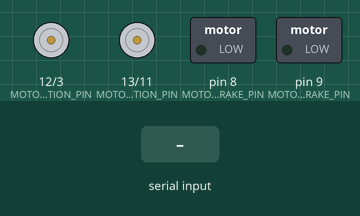
Bench run of a sketch on a simulated Arduino Uno, built with avr-gcc and run on an emulated ATmega328P. On the bench: direction and speed pins drawn as motors (green arrow = direction pin HIGH = forward, orange = LOW = backward, longer = more drive), switched loads named in the sketch (green lamp = pin HIGH). Inputs (shaded band) come from the test bench.

Above: at 1.2 s.
1.3 s: "30,150\n" received over Serial
At 2.1 s:
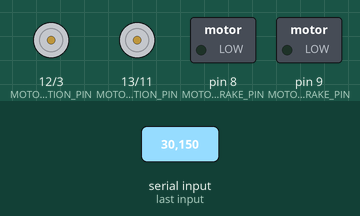
2.8 s: "200\n" received over Serial
At 4.3 s:
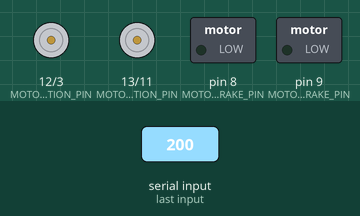
Timing chart, 0 to 5.8 s (numbered marks = the images above; inputs shaded):
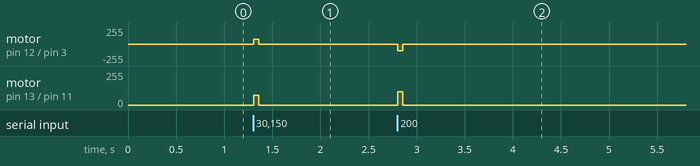

Measured:
- after the input at 1.3 s, motor on pin 12 (MOTOR_A_DIRECTION_PIN) / pin 3 (MOTOR_A_SPEED_PIN): stopped → forward 70/255 at once, → stopped 0.05 s later; motor on pin 13 (MOTOR_B_DIRECTION_PIN) / pin 11 (MOTOR_B_SPEED_PIN): stopped → forward 74/255 at once, → stopped 0.05 s later
- after the input at 2.8 s, motor on pin 12 (MOTOR_A_DIRECTION_PIN) / pin 3 (MOTOR_A_SPEED_PIN): stopped → backward 99/255 at once, → stopped 0.05 s later; motor on pin 13 (MOTOR_B_DIRECTION_PIN) / pin 11 (MOTOR_B_SPEED_PIN): stopped → forward 99/255 at once, → stopped 0.05 s later

The sketch:

serialMotorShield.ino
```cpp
const float CPLANE_BORDER = 1023/2;
const float MAX_TURN_LOSS_FACTOR = 1.0;

const float X_AXIS_THRESHOLD_FACTOR = 0.25;
const float Y_AXIS_THRESHOLD_FACTOR = 0.25;

const float X_THRESHOLD = X_AXIS_THRESHOLD_FACTOR * CPLANE_BORDER;
const float Y_THRESHOLD = Y_AXIS_THRESHOLD_FACTOR * CPLANE_BORDER;

const float FULL_SPEED = 255.0;
const int FORWARD = HIGH;
const int BACKWARD = LOW;

const int NUMBER_OF_FIELDS = 7;
int fieldIndex = 0;
int values[NUMBER_OF_FIELDS];

const int MOTOR_A_BRAKE_PIN = 9;
const int MOTOR_B_BRAKE_PIN = 8;
const int MOTOR_A_DIRECTION_PIN = 12;
const int MOTOR_B_DIRECTION_PIN = 13;
const int MOTOR_A_SPEED_PIN = 3;
const int MOTOR_B_SPEED_PIN = 11;

unsigned long lastSerialAvailable = 0;
const unsigned long NO_SERIAL_AVAILABLE_INTERVAL = 50;

int sign = 1;

void setup() {
  Serial.begin(9600);

  // Setup Channel A
  pinMode(MOTOR_A_DIRECTION_PIN, OUTPUT);   // Initiates Motor Channel A pin
  pinMode(MOTOR_A_BRAKE_PIN, OUTPUT);       // Initiates Brake Channel A pin
  digitalWrite(MOTOR_A_BRAKE_PIN, LOW);     // Disengage the Brake for Channel A

  // Setup Channel B
  pinMode(MOTOR_B_DIRECTION_PIN, OUTPUT);   // Initiates Motor Channel B pin
  pinMode(MOTOR_B_BRAKE_PIN, OUTPUT);       // Initiates Brake Channel B pin
  digitalWrite(MOTOR_B_BRAKE_PIN, LOW);     // Disengage the Brake for Channel B
}

void loop() {
  if (Serial.available() > 0) {
    lastSerialAvailable = millis();

    char ch = Serial.read();

    if (ch == '-') {
      sign = -1;
    } else if (ch >= '0' && ch <= '9') {
      values[fieldIndex] = (values[fieldIndex] * 10) + (ch - '0');
    } else if (ch == ',') {
      values[fieldIndex] = values[fieldIndex] * sign;
      sign = 1;
      if (fieldIndex < NUMBER_OF_FIELDS - 1) {
        fieldIndex++;
      }
    } else if (ch == '\n') {
      int x = values[0];
      int y = values[1];
      int select = values[2];
      int right = values[3];
      int up = values[4];
      int down = values[5];
      int left = values[6];

      driveMotorShield(x, y);

      for (int i = 0; i < NUMBER_OF_FIELDS; i++) {
        values[i] = 0;
      }

      fieldIndex = 0;
    }
  } else if (millis() - lastSerialAvailable > NO_SERIAL_AVAILABLE_INTERVAL) {
    driveMotorShield(0, 0);
  }
}

void driveMotorShield(int x, int y) {
  int ls = 0;
  int rs = 0;

  // At center: No motion
  if (abs(x) < X_THRESHOLD && abs(y) < Y_THRESHOLD) {
    analogWrite(MOTOR_A_SPEED_PIN, 0);
    analogWrite(MOTOR_B_SPEED_PIN, 0);

    return;
  }

  // On x-band: Full turn (left/right)
  if (abs(x) >= X_THRESHOLD && abs(y) < Y_THRESHOLD) {
    float full_turn_speed = FULL_SPEED * x / CPLANE_BORDER;
    ls = full_turn_speed;
    rs = -full_turn_speed;
  } else { // Not at center or x-band
    float default_speed = FULL_SPEED * y / CPLANE_BORDER;

    float turn_factor = 1;
    if (x >= 0) {
      turn_factor -= MAX_TURN_LOSS_FACTOR * x / CPLANE_BORDER;
    } else {
      turn_factor += MAX_TURN_LOSS_FACTOR * x / CPLANE_BORDER;
    }

    if (x >= 0) {
      ls = default_speed;
      rs = turn_factor * default_speed;
    } else {
      ls = turn_factor * default_speed;
      rs = default_speed;
    }
  }

  boolean ld = ls < 0 ? BACKWARD : FORWARD;
  boolean rd = rs < 0 ? BACKWARD : FORWARD;

  ls = abs(ls);
  rs = abs(rs);

  // Motor A
  digitalWrite(MOTOR_A_DIRECTION_PIN, rd); // Establishes direction of Channel A
  analogWrite(MOTOR_A_SPEED_PIN, rs);      // Spins the motor on Channel A

  // Motor B
  digitalWrite(MOTOR_B_DIRECTION_PIN, ld);  // Establishes direction of Channel B
  analogWrite(MOTOR_B_SPEED_PIN, ls);       // Spins the motor on Channel B
}
```
